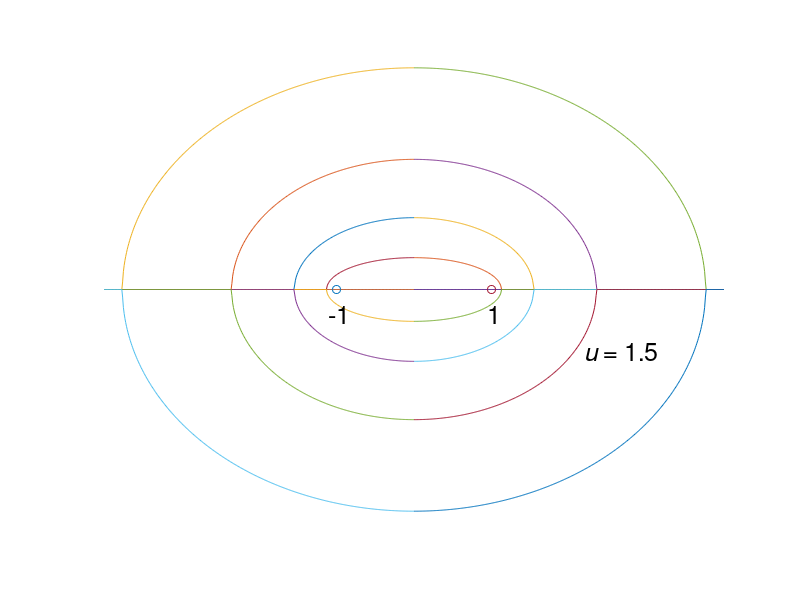

MATLAB code to generate this figure:
%FIG37   Script for plotting Figure 3.7: Confocal ellipses

%Kai Borre April 17, 1998
%Copyright (c) by Kai Borre
%$Revision: 1.0 $  $Date: 2000/12/16 $

x = 0:.01:4;
G = [];
for u = 0:.5:2
   ell = real(sinh(u)*sqrt(real(1 - x.^2/(cosh(u))^2)));
   G = [G ell'];  
end

plot(x,G,-x,G,x,-G,-x,-G,1,0,'o',-1,0,'o')
axis('off')
text(.95,-.4,'1','FontSize',18)
text(-1.1,-.4,'-1','FontSize',18)
text(2.2,-1,'\itu\rm = 1.5','FontSize',18)
print -deps fig37
%%%%%%%%%%%%%%%%% end fig37.m %%%%%%%%%%%%%